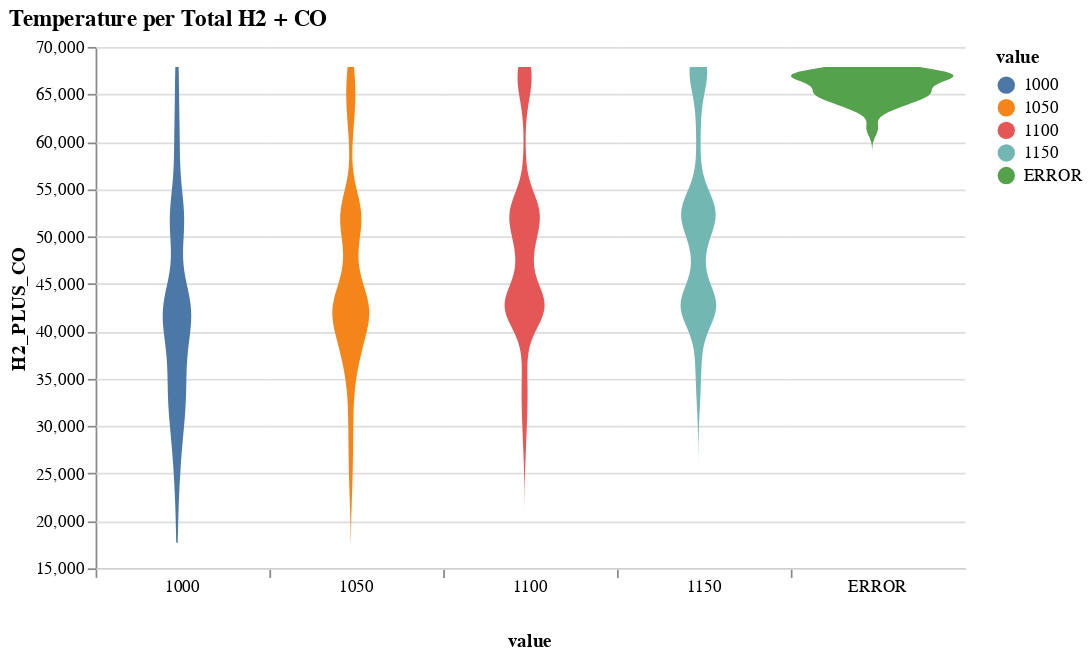

Notebook cell for this chart:
### Code cell
df1=merged_subset[["temperature","H2_PLUS_CO"]].melt(id_vars=['H2_PLUS_CO'])
df1
temperature_h2_co = alt.Chart(df1, title = "Temperature per Total H2 + CO").transform_density(
    'H2_PLUS_CO',
    as_=['H2_PLUS_CO', 'density'],
    # extent=[5, 50],
    groupby=['value']
).mark_area(orient='horizontal').encode(
    y='H2_PLUS_CO:Q',
    color='value:N',
    x=alt.X(
        'density:Q',
        stack='center',
        impute=None,
        title=None,
        axis=alt.Axis(labels=False, values=[0],grid=False, ticks=True)
    ),
    # facet=alt.Facet(column = 'variable:O'),
    column=alt.Column(
        'value:N',
        header=alt.Header(
            titleOrient='bottom',
            labelOrient='bottom',
            labelPadding=0
        )
    )
).properties(
    width=100
).configure_facet(
    spacing=0
).configure_view(
    stroke=None
)

temperature_h2_co

### Figure 1 — Vega-Lite specification as saved in the notebook (floating-point values rounded to 4 significant figures; data arrays with more than 128 entries replaced by an {"elided": "..."} marker saying what was removed)
{"config": {"view": {"continuousWidth": 400, "continuousHeight": 300, "stroke": null}, "facet": {"spacing": 0}}, "data": {"name": "data-3c541b901d2f98b1699f566c6d7f9d67"}, "mark": {"type": "area", "orient": "horizontal"}, "encoding": {"color": {"type": "nominal", "field": "value"}, "column": {"type": "nominal", "field": "value", "header": {"labelOrient": "bottom", "labelPadding": 0, "titleOrient": "bottom"}}, "x": {"type": "quantitative", "axis": {"grid": false, "labels": false, "ticks": true, "values": [0]}, "field": "density", "impute": null, "stack": "center", "title": null}, "y": {"type": "quantitative", "field": "H2_PLUS_CO"}}, "title": "Temperature per Total H2 + CO", "transform": [{"density": "H2_PLUS_CO", "groupby": ["value"], "as": ["H2_PLUS_CO", "density"]}], "width": 100, "$schema": "https://vega.github.io/schema/vega-lite/v4.8.1.json", "datasets": {"data-3c541b901d2f98b1699f566c6d7f9d67": {"elided": "3186 records"}}}
